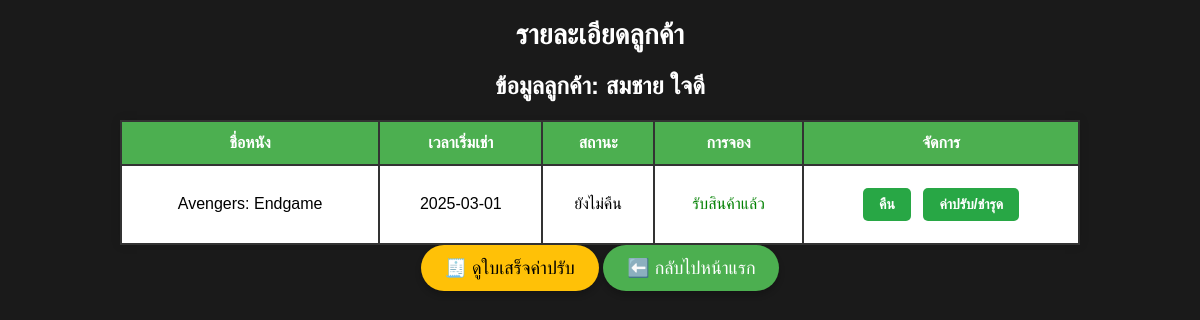
The app's page /customer_detail.php?customer_id=1000000000001 with its own data.
### tables this page shows
CREATE TABLE `customers` (
  `customer_ID` bigint(20) NOT NULL,
  `customer_fname` varchar(20) NOT NULL,
  `customer_lname` varchar(20) NOT NULL,
  `customer_password` varchar(255) NOT NULL,
  `phone_num` varchar(10) NOT NULL,
  `customer_email` varchar(50) NOT NULL
);

CREATE TABLE `rent` (
  `rent_ID` int(11) NOT NULL,
  `customer_ID` bigint(20) NOT NULL,
  `movie_ID` int(11) NOT NULL,
  `date_start` date NOT NULL,
  `date_return` date NOT NULL,
  `rent_status` enum('ยังไม่คืน','คืนแล้ว') NOT NULL DEFAULT 'ยังไม่คืน',
  `pickup_status` enum('รอรับ','รับแล้ว') DEFAULT 'รอรับ'
);

CREATE TABLE `movie` (
  `movie_ID` int(11) NOT NULL,
  `movie_name` varchar(50) NOT NULL,
  `movie_price` decimal(10,2) NOT NULL,
  `movie_import` date NOT NULL,
  `movie_Status` tinyint(4) NOT NULL DEFAULT 1,
  `type_ID` int(11) NOT NULL,
  `movie_Path` varchar(255) DEFAULT NULL,
  `movievideo_Path` varchar(255) DEFAULT NULL,
  `movie_stock` int(11) NOT NULL DEFAULT 0
);

### customer_detail.php (the view, shortened to what this page needs)
<?php
include('db.php');
$customer_id = intval($_GET['customer_id']);
$customer_query = $conn->prepare("SELECT * FROM customers WHERE customer_ID = ?");
$customer_query->bind_param("i", $customer_id);
$customer_query->execute();
$customer_result = $customer_query->get_result();
$customer = $customer_result->fetch_assoc();
$rent_query = $conn->prepare("
    SELECT r.*, m.movie_name
    FROM rent r
    INNER JOIN movie m ON r.movie_ID = m.movie_ID
    WHERE r.customer_ID = ?
");
$rent_query->bind_param("i", $customer_id);
$rent_query->execute();
$rent_result = $rent_query->get_result();
?>
<!DOCTYPE html>
<html lang="th">
<head>
    <link rel="stylesheet" href="style.css">
</head>
<body>
    <h1>รายละเอียดลูกค้า</h1>
    <h2>ข้อมูลลูกค้า: <?= htmlspecialchars($customer['customer_fname'] . ' ' . $customer['customer_lname']); ?></h2>
    <table border="1" cellpadding="10">
        <thead>
            <tr>
                <th>ชื่อหนัง</th>
                <th>เวลาเริ่มเช่า</th>
                <th>สถานะ</th>
                <th>การจอง</th>
                <th>จัดการ</th>
            </tr>
        </thead>
        <tbody>
            <?php while ($rent = $rent_result->fetch_assoc()): ?>
                <tr>
                    <td><?= htmlspecialchars($rent['movie_name']); ?></td>
                    <td><?= htmlspecialchars($rent['date_start']); ?></td>
                    <td><?= $rent['rent_status']; ?></td>
                    <td>
                        <?php if ($rent['pickup_status'] == 'รอรับ'): ?>
                            <a href="confirm_pickup.php?rent_ID=<?= $rent['rent_ID']; ?>&customer_id=<?= $customer_id; ?>" class="btn btn-info">✔️ ยืนยันรับหนัง</a>
                            <?php elseif ($rent['pickup_status'] == 'รับแล้ว'): ?>
                            <span style="color: green;">รับสินค้าแล้ว</span>
                        <?php endif; ?>
                    </td>
                    <td>
                        <?php if ($rent['rent_status'] == 'ยังไม่คืน'): ?>
                        <a href="return_movie.php?rent_ID=<?= htmlspecialchars($rent['rent_ID']); ?>&customer_id=<?= $customer_id; ?>" class="btn btn-success">คืน</a>
                        <?php endif; ?>
                        <a href="damage_fee.php?rent_ID=<?= htmlspecialchars($rent['rent_ID']); ?>&customer_id=<?= $customer_id; ?>"
                            class="btn btn-warning" style="margin-left: 8px;">
                            ค่าปรับ/ชำรุด
                        </a>
                    </td>
                </tr>
            <?php endwhile; ?>
        </tbody>
    </table>
    <div class="button-container">
    <a href="fine_receipt.php?customer_id=<?= $customer_id ?>" class="back-link" style="background-color: #ffc107; color: black;">🧾 ดูใบเสร็จค่าปรับ</a>
    <a href="index_admin.php" class="back-link">⬅️ กลับไปหน้าแรก</a>
</div>
</body>
</html>

### style.css (style rules this page uses)
body { font-family: 'Arial', sans-serif; background-color: #000000; text-align: center; }
h2 { margin-bottom: 20px; color: #000000; }
.btn { width: 100%; padding: 10px; background-color: #4CAF50; color: white; border: none; border-radius: 5px; cursor: pointer; transition: background-color 0.3s; }
table { width: 80%; margin: auto; border-collapse: collapse; box-shadow: 0px 0px 10px rgba(0, 0, 0, 0.1); }
th, td { border: 2px solid #333; padding: 12px; text-align: center; }
th { background-color: #4CAF50; color: white; }
tbody:nth-child(even) { background-color: #ffffff; }
h1 { font-size: 28px; color: #333; margin-bottom: 15px; }
.btn { display: inline-block; padding: 12px 25px; background-color: #007bff; color: #ffffff; text-decoration: none; border-radius: 8px; font-size: 18px; margin: 10px 0; transition: background-color 0.3s; }
body { font-family: 'Arial', sans-serif; background-color: #1a1a1a; margin: 0; padding: 0; }
a { text-decoration: none; }

### customer_detail.php (style rules this page uses)
h1 { color: white; text-align: center; }
h2 { color: white; text-align: center; }
.btn { display: inline-block; width: auto; padding: 8px 16px; font-size: 14px; font-weight: bold; text-align: center; background-color: #28a745; color: white; border: none; border-radius: 5px; text-decoration: none; cursor: pointer; }
.back-link { display: inline-block; padding: 12px 24px; background-color: #4CAF50; color: white; font-size: 18px; border-radius: 25px; text-decoration: none; box-shadow: 0 4px 6px rgba(0, 0, 0, 0.2); transition: background-color 0.3s ease, transform 0.2s ease; }

### records on screen
customers: customer_fname+customer_lname "สมชาย ใจดี"
rent: movie_ID.movie_name "Avengers: Endgame", date_start "2025-03-01", rent_status "ยังไม่คืน", pickup_status "รับสินค้าแล้ว"
